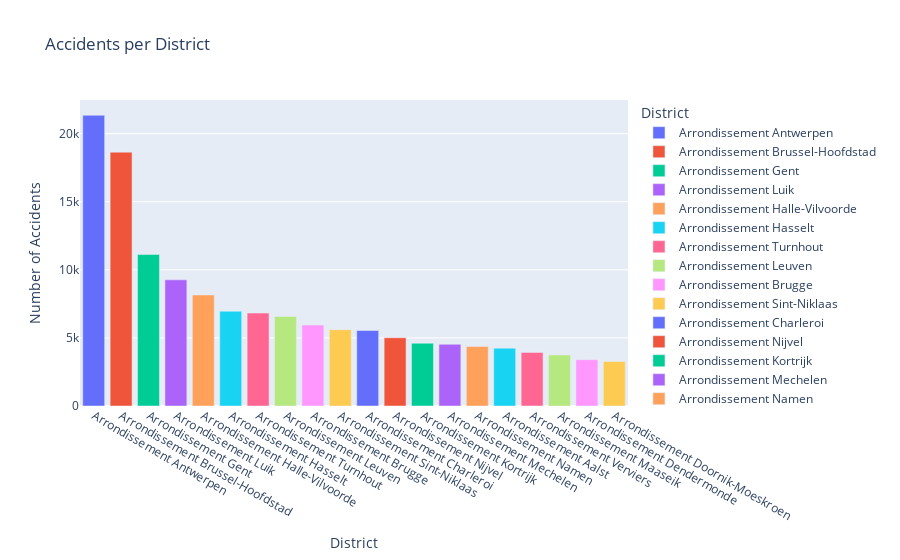

Notebook code cell kept with this figure:
### Code cell
# To 10 municipalities with most accidents by year
fig,ax=plt.subplots(figsize=(15,4))
accidents_per_municipality = df.groupby('Municipality')[['Accident']].sum()
accidents_per_municipality = accidents_per_municipality.sort_values(by='Accident',ascending=False).head(10).reset_index()
sns.barplot(data=accidents_per_municipality, x='Municipality', y='Accident',hue='Municipality',legend=True)
for i in range(len(accidents_per_municipality)):
    plt.text(i, accidents_per_municipality['Accident'][i], accidents_per_municipality['Accident'][i], ha = 'center')
plt.title('Accidents per Municipality')
plt.xlabel('Municipality')
plt.ylabel('Number of Accidents')
plt.legend(title='Municipality',loc='upper right',bbox_to_anchor=(1.2, 1))
ax.set_xticklabels(ax.get_xticklabels(), rotation=45, horizontalalignment='right')
plt.show()

# Showing data by district
accidents_per_district = df.groupby('District')[['Accident']].sum()
accidents_per_district = accidents_per_district.sort_values(by='Accident',ascending=False).reset_index()
accidents_per_district=accidents_per_district.head(20)
px.bar(accidents_per_district, x='District', y='Accident', title='Accidents per District',
         labels={'District':'District', 'Accident':'Number of Accidents'},color='District')

### Figure 1 — Plotly figure (JSON) as saved in the notebook; plotly's stock layout.template omitted (floating-point values rounded to 4 significant figures)
{"data": [{"hovertemplate": "District=%{x}<br>Number of Accidents=%{y}<extra></extra>", "legendgroup": "Arrondissement Antwerpen", "marker": {"color": "#636efa", "pattern": {"shape": ""}}, "name": "Arrondissement Antwerpen", "orientation": "v", "showlegend": true, "textposition": "auto", "type": "bar", "x": ["Arrondissement Antwerpen"], "xaxis": "x", "y": [21346], "yaxis": "y"}, {"hovertemplate": "District=%{x}<br>Number of Accidents=%{y}<extra></extra>", "legendgroup": "Arrondissement Brussel-Hoofdstad", "marker": {"color": "#EF553B", "pattern": {"shape": ""}}, "name": "Arrondissement Brussel-Hoofdstad", "orientation": "v", "showlegend": true, "textposition": "auto", "type": "bar", "x": ["Arrondissement Brussel-Hoofdstad"], "xaxis": "x", "y": [18640], "yaxis": "y"}, {"hovertemplate": "District=%{x}<br>Number of Accidents=%{y}<extra></extra>", "legendgroup": "Arrondissement Gent", "marker": {"color": "#00cc96", "pattern": {"shape": ""}}, "name": "Arrondissement Gent", "orientation": "v", "showlegend": true, "textposition": "auto", "type": "bar", "x": ["Arrondissement Gent"], "xaxis": "x", "y": [11127], "yaxis": "y"}, {"hovertemplate": "District=%{x}<br>Number of Accidents=%{y}<extra></extra>", "legendgroup": "Arrondissement Luik", "marker": {"color": "#ab63fa", "pattern": {"shape": ""}}, "name": "Arrondissement Luik", "orientation": "v", "showlegend": true, "textposition": "auto", "type": "bar", "x": ["Arrondissement Luik"], "xaxis": "x", "y": [9264], "yaxis": "y"}, {"hovertemplate": "District=%{x}<br>Number of Accidents=%{y}<extra></extra>", "legendgroup": "Arrondissement Halle-Vilvoorde", "marker": {"color": "#FFA15A", "pattern": {"shape": ""}}, "name": "Arrondissement Halle-Vilvoorde", "orientation": "v", "showlegend": true, "textposition": "auto", "type": "bar", "x": ["Arrondissement Halle-Vilvoorde"], "xaxis": "x", "y": [8151], "yaxis": "y"}, {"hovertemplate": "District=%{x}<br>Number of Accidents=%{y}<extra></extra>", "legendgroup": "Arrondissement Hasselt", "marker": {"color": "#19d3f3", "pattern": {"shape": ""}}, "name": "Arrondissement Hasselt", "orientation": "v", "showlegend": true, "textposition": "auto", "type": "bar", "x": ["Arrondissement Hasselt"], "xaxis": "x", "y": [6960], "yaxis": "y"}, {"hovertemplate": "District=%{x}<br>Number of Accidents=%{y}<extra></extra>", "legendgroup": "Arrondissement Turnhout", "marker": {"color": "#FF6692", "pattern": {"shape": ""}}, "name": "Arrondissement Turnhout", "orientation": "v", "showlegend": true, "textposition": "auto", "type": "bar", "x": ["Arrondissement Turnhout"], "xaxis": "x", "y": [6825], "yaxis": "y"}, {"hovertemplate": "District=%{x}<br>Number of Accidents=%{y}<extra></extra>", "legendgroup": "Arrondissement Leuven", "marker": {"color": "#B6E880", "pattern": {"shape": ""}}, "name": "Arrondissement Leuven", "orientation": "v", "showlegend": true, "textposition": "auto", "type": "bar", "x": ["Arrondissement Leuven"], "xaxis": "x", "y": [6571], "yaxis": "y"}, {"hovertemplate": "District=%{x}<br>Number of Accidents=%{y}<extra></extra>", "legendgroup": "Arrondissement Brugge", "marker": {"color": "#FF97FF", "pattern": {"shape": ""}}, "name": "Arrondissement Brugge", "orientation": "v", "showlegend": true, "textposition": "auto", "type": "bar", "x": ["Arrondissement Brugge"], "xaxis": "x", "y": [5941], "yaxis": "y"}, {"hovertemplate": "District=%{x}<br>Number of Accidents=%{y}<extra></extra>", "legendgroup": "Arrondissement Sint-Niklaas", "marker": {"color": "#FECB52", "pattern": {"shape": ""}}, "name": "Arrondissement Sint-Niklaas", "orientation": "v", "showlegend": true, "textposition": "auto", "type": "bar", "x": ["Arrondissement Sint-Niklaas"], "xaxis": "x", "y": [5602], "yaxis": "y"}, {"hovertemplate": "District=%{x}<br>Number of Accidents=%{y}<extra></extra>", "legendgroup": "Arrondissement Charleroi", "marker": {"color": "#636efa", "pattern": {"shape": ""}}, "name": "Arrondissement Charleroi", "orientation": "v", "showlegend": true, "textposition": "auto", "type": "bar", "x": ["Arrondissement Charleroi"], "xaxis": "x", "y": [5543], "yaxis": "y"}, {"hovertemplate": "District=%{x}<br>Number of Accidents=%{y}<extra></extra>", "legendgroup": "Arrondissement Nijvel", "marker": {"color": "#EF553B", "pattern": {"shape": ""}}, "name": "Arrondissement Nijvel", "orientation": "v", "showlegend": true, "textposition": "auto", "type": "bar", "x": ["Arrondissement Nijvel"], "xaxis": "x", "y": [5014], "yaxis": "y"}, {"hovertemplate": "District=%{x}<br>Number of Accidents=%{y}<extra></extra>", "legendgroup": "Arrondissement Kortrijk", "marker": {"color": "#00cc96", "pattern": {"shape": ""}}, "name": "Arrondissement Kortrijk", "orientation": "v", "showlegend": true, "textposition": "auto", "type": "bar", "x": ["Arrondissement Kortrijk"], "xaxis": "x", "y": [4609], "yaxis": "y"}, {"hovertemplate": "District=%{x}<br>Number of Accidents=%{y}<extra></extra>", "legendgroup": "Arrondissement Mechelen", "marker": {"color": "#ab63fa", "pattern": {"shape": ""}}, "name": "Arrondissement Mechelen", "orientation": "v", "showlegend": true, "textposition": "auto", "type": "bar", "x": ["Arrondissement Mechelen"], "xaxis": "x", "y": [4530], "yaxis": "y"}, {"hovertemplate": "District=%{x}<br>Number of Accidents=%{y}<extra></extra>", "legendgroup": "Arrondissement Namen", "marker": {"color": "#FFA15A", "pattern": {"shape": ""}}, "name": "Arrondissement Namen", "orientation": "v", "showlegend": true, "textposition": "auto", "type": "bar", "x": ["Arrondissement Namen"], "xaxis": "x", "y": [4364], "yaxis": "y"}, {"hovertemplate": "District=%{x}<br>Number of Accidents=%{y}<extra></extra>", "legendgroup": "Arrondissement Aalst", "marker": {"color": "#19d3f3", "pattern": {"shape": ""}}, "name": "Arrondissement Aalst", "orientation": "v", "showlegend": true, "textposition": "auto", "type": "bar", "x": ["Arrondissement Aalst"], "xaxis": "x", "y": [4246], "yaxis": "y"}, {"hovertemplate": "District=%{x}<br>Number of Accidents=%{y}<extra></extra>", "legendgroup": "Arrondissement Verviers", "marker": {"color": "#FF6692", "pattern": {"shape": ""}}, "name": "Arrondissement Verviers", "orientation": "v", "showlegend": true, "textposition": "auto", "type": "bar", "x": ["Arrondissement Verviers"], "xaxis": "x", "y": [3935], "yaxis": "y"}, {"hovertemplate": "District=%{x}<br>Number of Accidents=%{y}<extra></extra>", "legendgroup": "Arrondissement Maaseik", "marker": {"color": "#B6E880", "pattern": {"shape": ""}}, "name": "Arrondissement Maaseik", "orientation": "v", "showlegend": true, "textposition": "auto", "type": "bar", "x": ["Arrondissement Maaseik"], "xaxis": "x", "y": [3741], "yaxis": "y"}, {"hovertemplate": "District=%{x}<br>Number of Accidents=%{y}<extra></extra>", "legendgroup": "Arrondissement Dendermonde", "marker": {"color": "#FF97FF", "pattern": {"shape": ""}}, "name": "Arrondissement Dendermonde", "orientation": "v", "showlegend": true, "textposition": "auto", "type": "bar", "x": ["Arrondissement Dendermonde"], "xaxis": "x", "y": [3403], "yaxis": "y"}, {"hovertemplate": "District=%{x}<br>Number of Accidents=%{y}<extra></extra>", "legendgroup": "Arrondissement Doornik-Moeskroen", "marker": {"color": "#FECB52", "pattern": {"shape": ""}}, "name": "Arrondissement Doornik-Moeskroen", "orientation": "v", "showlegend": true, "textposition": "auto", "type": "bar", "x": ["Arrondissement Doornik-Moeskroen"], "xaxis": "x", "y": [3269], "yaxis": "y"}], "layout": {"barmode": "relative", "legend": {"title": {"text": "District"}, "tracegroupgap": 0}, "title": {"text": "Accidents per District"}, "xaxis": {"anchor": "y", "categoryarray": ["Arrondissement Antwerpen", "Arrondissement Brussel-Hoofdstad", "Arrondissement Gent", "Arrondissement Luik", "Arrondissement Halle-Vilvoorde", "Arrondissement Hasselt", "Arrondissement Turnhout", "Arrondissement Leuven", "Arrondissement Brugge", "Arrondissement Sint-Niklaas", "Arrondissement Charleroi", "Arrondissement Nijvel", "Arrondissement Kortrijk", "Arrondissement Mechelen", "Arrondissement Namen", "Arrondissement Aalst", "Arrondissement Verviers", "Arrondissement Maaseik", "Arrondissement Dendermonde", "Arrondissement Doornik-Moeskroen"], "categoryorder": "array", "domain": [0, 1], "title": {"text": "District"}}, "yaxis": {"anchor": "x", "domain": [0, 1], "title": {"text": "Number of Accidents"}}}}
